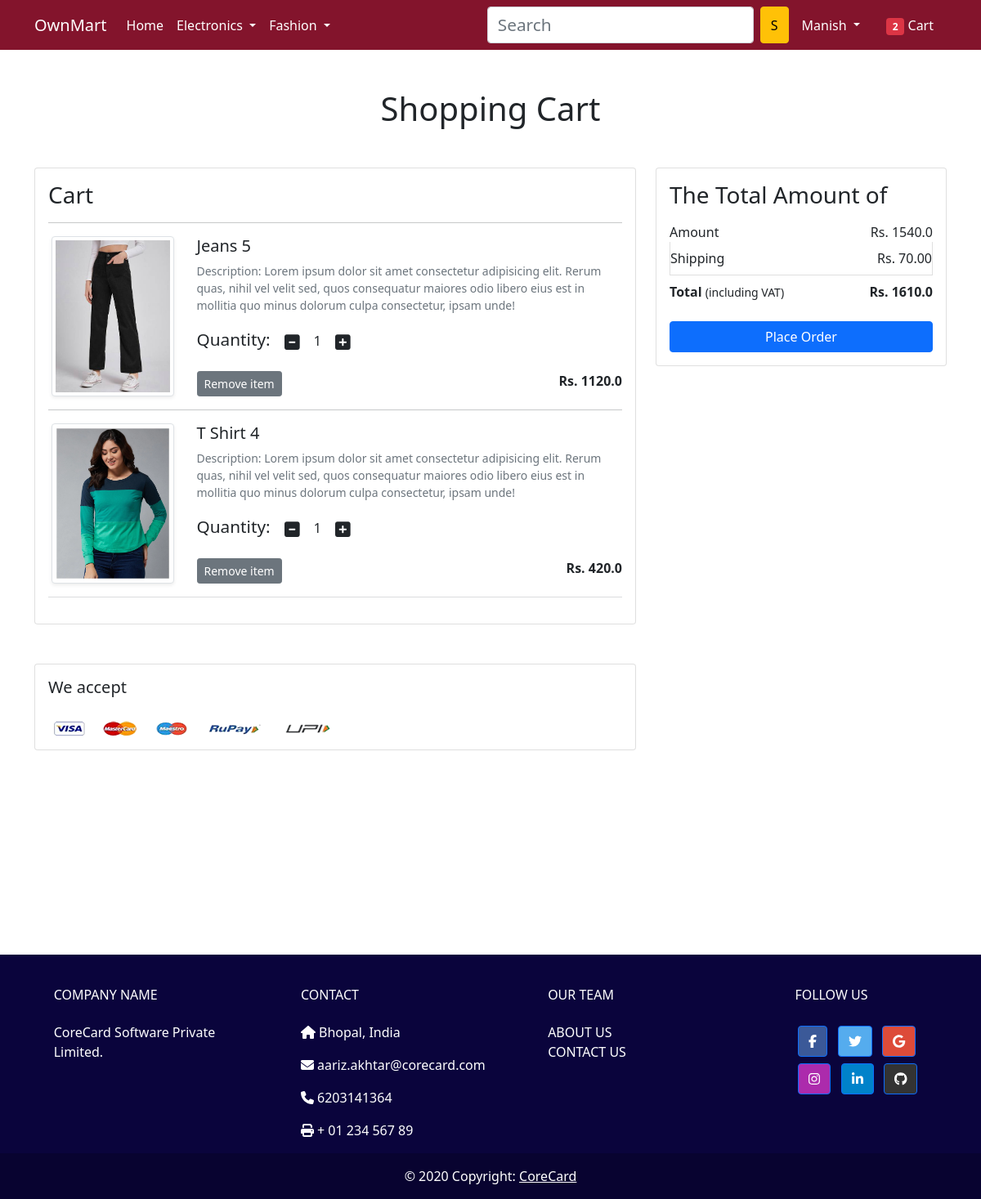
The app's page /cart/ (signed in) with its own data.
### app/models.py (models this page shows, shortened)
class Cart(models.Model):
	user = models.ForeignKey(User, on_delete=models.CASCADE)
	product = models.ForeignKey(Product,on_delete=models.CASCADE)
	quantity = models.PositiveIntegerField(default=1)

class Product(models.Model):
	title = models.CharField(max_length=100)
	selling_price = models.FloatField()
	discounted_price = models.FloatField()
	description = models.TextField()
	brand = models.CharField(max_length=100)
	category = models.CharField(choices=CATEGORY_CHOICES,max_length=2)
	product_image = models.ImageField(upload_to='productimg')

### app/views.py (the view)
# urls.py: path('cart/',views.show_cart, name='showcart'),
@login_required
def show_cart(request):
	totalitem = 0
	if request.user.is_authenticated:
		user = request.user
		cart = Cart.objects.filter(user=user)
		amount = 0.0
		shipping_amount = 70.0
		total_amount = 0.0
		cart_product = [p for p in Cart.objects.all()
			if p.user == user]
		totalitem = len(Cart.objects.filter(user=request.user))
		if cart_product:
			for p in cart_product:
				tempamount = (p.quantity * p.product.discounted_price
					)
				amount += tempamount
				total_amount = amount + shipping_amount
			return render(request, 'app/addtocart.html',{'carts':cart,
						'total_amount':total_amount,'amount':amount,'totalitem':totalitem})
		else:
			return render(request,'app/emptycart.html')

### app/templates/app/addtocart.html (shortened to what this page needs)
{% extends 'app/base.html' %}
{% load static %}
{% block main-content %}
<div class="container my-5">
 <div class="row">
  <h1 class="text-center mb-5">Shopping Cart</h1>
  <div class="col-sm-8">
  <div class="card">
   <div class="card-body">
    <h3>Cart</h3>
    {% for cart in carts %}
    <hr>
    <div class="row">
     <div class="col-sm-3 text-center align-self-center"><img src="{{cart.product.product_image.url}}" alt="" srcset="" class="img-fluid img-thumbnail shadow-sm" height="150" width="150"> </div>
     <div class="col-sm-9">
      <div>
       <h5>{{cart.product.title}}</h5>
       <p class="mb-2 text-muted small">Description: Lorem ipsum dolor sit amet consectetur adipisicing elit. Rerum quas, nihil vel velit sed, quos consequatur maiores odio libero eius est in mollitia quo minus dolorum culpa consectetur, ipsam unde!
       </p>
       <div class="my-3">
        <label for="quantity">Quantity:</label>
        <a class="minus-cart btn" pid="{{cart.product.id}}"><i class="fas fa-minus-square fa-lg"></i></a>
          <span id="quantity">{{cart.quantity}}</span>
        <a class="plus-cart btn" pid="{{cart.product.id}}"><i class="fas fa-plus-square fa-lg"></i></a>
       </div>
       <div class="d-flex justify-content-between">
        <a href="#" class="btn btn-sm btn-secondary mr-3 remove-cart" pid="{{cart.product.id}}">Remove item </a>
        <p class="mb-0"><span><strong>Rs. {{cart.product.discounted_price}}</strong></span></p>
       </div>
      </div>
     </div>
    </div>
    {% endfor %}
    <hr class="text-muted">
   </div>
   </div>
  </div>
  <div class="col-sm-4">
   <div class="card">
    <div class="card-body">
      <h3>The Total Amount of</h3>
      <ul class="list-group">
       <li class="list-group-item d-flex justify-content-between align-items-center border-0 px-0 pb-0">Amount<span>Rs. <span id="amount">{{amount}}</span></span></li>
       <li class="list-group-item d-flex justify-content-between align-items-center px-0">Shipping<span>Rs. 70.00</span></li>
       <li class="list-group-item d-flex justify-content-between align-items-center border-0 px-0 mb-3">
        <div>
           <strong>Total</strong> <small>(including VAT)</small>
         </div>
         <span><strong>Rs. <strong id="totalamount">{{total_amount}}</strong></strong></span>
       </li>
      </ul>
      <div class="d-grid"><a href="{% url 'checkout' %}" class="btn btn-primary">Place Order</a></div>
    </div>
   </div>
  </div>
 </div>
</div>
<div class="container">
 <div class="row">
  <div class="col-sm-8">
   <div class="card">
    <div class="card-body">
      <h5 class="mb-4">We accept</h5>
      <img src="{% static 'app/images/payment.png' %}" alt="" class="img-fluid">
    </div>
  </div>
  </div>
 </div>
</div>
{% endblock main-content %}

### app/templates/app/base.html (shortened to what this page needs)
<!doctype html>
{% load static %}
<html lang="en">
  <head>
    <link href="https://cdn.jsdelivr.net/npm/bootstrap@5.0.0-beta1/dist/css/bootstrap.min.css" rel="stylesheet">
    <link rel="stylesheet" href="{% static 'app/css/owl.carousel.min.css' %}">
    <link rel="stylesheet" href="{% static 'app/css/all.min.css' %}">
    <link rel="stylesheet" href="{% static 'app/css/style.css' %}">
  </head>
  <body>
    <nav class="navbar navbar-expand-lg navbar-dark bg-primary">
     <div class="container">
       <a class="navbar-brand" href="/">OwnMart</a>
       <div class="collapse navbar-collapse" id="navbarSupportedContent">
         <ul class="navbar-nav me-auto mb-2 mb-lg-0">
           <li class="nav-item">
             <a class="nav-link active" aria-current="page" href="/">Home</a>
           </li>
           <li class="nav-item dropdown">
             <a class="nav-link dropdown-toggle text-white" href="#" id="electronicsDropdown" role="button" data-bs-toggle="dropdown" aria-expanded="false">
               Electronics
             </a>
           </li>
           <li class="nav-item dropdown">
             <a class="nav-link dropdown-toggle text-white" href="#" id="fashionDropdown" role="button" data-bs-toggle="dropdown" aria-expanded="false">
               Fashion
             </a>
           </li>
         </ul>
         <form class="d-flex">
           <input class="form-control me-2" type="search" placeholder="Search" aria-label="Search">
           <button class="btn btn-warning" type="submit">S</button>
         </form>
         <div>
          <ul class="navbar-nav me-auto mb-2 mb-lg-0">
            {% if request.user.is_authenticated %}
           <li class="nav-item dropdown mx-2">
              <a class="nav-link dropdown-toggle text-white" href="#" id="profileDropdown" role="button" data-bs-toggle="dropdown" aria-expanded="false">
                {{request.user.username|capfirst}}
              </a>
            </li>
            <li class="nav-item mx-2">
             <a href="{% url 'showcart' %}" class="nav-link text-white"><span class="badge bg-danger">{{totalitem}}</span> Cart </a>
            </li>
            {% endif %}
          </ul>
         </div>
       </div>
     </div>
    </nav>
    {% block main-content %} {% endblock main-content %}
<div >
  <footer
          class="text-center text-lg-start text-white"
          style="background-color: #0A043C"
          >
    <div class="container p-4 pb-0">
      <section class="">
        <div class="row">
          <div class="col-md-3 col-lg-3 col-xl-3 mx-auto mt-3">
            <h6 class="text-uppercase mb-4 font-weight-bold">
              Company name
            </h6>
            <p>
              CoreCard Software Private Limited.
            </p>
          </div>
          <div class="col-md-4 col-lg-3 col-xl-3 mx-auto mt-3">
            <h6 class="text-uppercase mb-4 font-weight-bold">Contact</h6>
            <p><i class="fas fa-home mr-3"></i> Bhopal, India</p>
            <p><i class="fas fa-envelope mr-3"></i> aariz.akhtar@corecard.com</p>
            <p><i class="fas fa-phone mr-3"></i> 6203141364</p>
            <p><i class="fas fa-print mr-3"></i> + 01 234 567 89</p>
          </div>
          <div class="col-md-4 col-lg-3 col-xl-3 mx-auto mt-3">
            <h6 class="text-uppercase mb-4 font-weight-bold">Our Team</h6>
            <a style="text-decoration: none;color:white" class="text-uppercase mb-4 font-weight-bold" href="/aboutus">About Us</a>
            <br>
            <a style="text-decoration: none;color:white;" class="text-uppercase mb-4 font-weight-bold" href="/contactus">Contact Us</a>
          </div>
          <div class="col-md-3 col-lg-2 col-xl-2 mx-auto mt-3">
            <h6 class="text-uppercase mb-4 font-weight-bold">Follow us</h6>
            <a
               class="btn btn-primary btn-floating m-1"
               style="background-color: #3b5998"
               href="#!"
               role="button"
               ><i class="fab fa-facebook-f"></i
              ></a>
            <a
               class="btn btn-primary btn-floating m-1"
               style="background-color: #55acee"
               href="#!"
               role="button"
               ><i class="fab fa-twitter"></i
              ></a>
            <a
               class="btn btn-primary btn-floating m-1"
               style="background-color: #dd4b39"
               href="#!"
               role="button"
               ><i class="fab fa-google"></i
              ></a>
            <a
               class="btn btn-primary btn-floating m-1"
               style="background-color: #ac2bac"
               href="#!"
               role="button"
               ><i class="fab fa-instagram"></i
              ></a>
            <a
               class="btn btn-primary btn-floating m-1"
               style="background-color: #0082ca"
               href="#!"
               role="button"
               ><i class="fab fa-linkedin-in"></i
              ></a>
            <a
               class="btn btn-primary btn-floating m-1"
               style="background-color: #333333"
               href="#!"
               role="button"
               ><i class="fab fa-github"></i
              ></a>
          </div>
        </div>
      </section>
    </div>
    <div
         class="text-center p-3"
         style="background-color: rgba(0, 0, 0, 0.2)"
         >
      © 2020 Copyright:
      <a class="text-white" href="https://mdbootstrap.com/"
         >CoreCard</a
        >
    </div>
  </footer>
</div>
  </body>
</html>

### app/static/app/css/style.css (style rules this page uses)
.bg-primary { background-color: #83142C!important; }
footer { margin-top: 250px; }
ul { margin:0; padding:0; list-style:none; }
label { font-size: 1.3em; line-height: 1em; font-weight: normal; }
.form-control { font-size: 1.3em; color: #080808; }

### records on screen
Cart: product.product_image (picture), product "Jeans 5", quantity "1", product.discounted_price "1120.0"
Cart: product.product_image (picture), product "T Shirt 4", quantity "1", product.discounted_price "420.0"

### other values on screen
{{ request.user.username|capfirst }} "Manish"
{{ totalitem }} "2"
{{ amount }} "1540.0"
{{ total_amount }} "1610.0"
